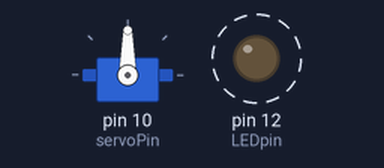
Bench run of a sketch on a simulated Arduino Uno, built with avr-gcc and run on an emulated ATmega328P. Shown: servo, output pins drawn as LEDs (lit = HIGH). Dashed ring = blinking.

Above: at 0.5 s.
Timing chart, 0 to 4.6 s (numbered marks = the images above):
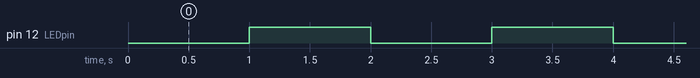

The sketch:

Servo_Setup.ino
```cpp
//  initialise targets and servos
#include <Servo.h>
#include <Target2.h>

Servo targetServo;
Target2 target;
int LEDpin = 12;
int servoPin = 10;

void setup() {
  // put your setup code here, to run once:
  Serial.begin(9600);

  targetServo.attach(servoPin);
  target.attachLED(LEDpin);
  target.attachServo(targetServo);
  //  setting type of target: Minion ('M') or Girl ('G')
  target.setType('M');
}

void loop() {
  target.die();
  delay(1000);
  target.revive();
  delay(1000);
}
```

Measured:
- by itself, pin 12 (LEDpin): alternates HIGH for 1.0 s and LOW for 1.0 s
